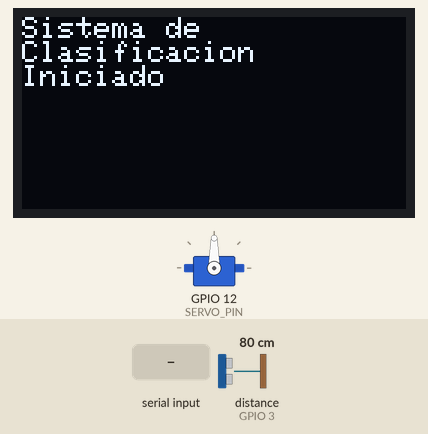
Recording of a sketch running on a simulated ESP32. On the bench: 128×64 one-colour display, servo. Inputs (shaded band) come from the test bench; at power-on: distance to the obstacle (sensor on GPIO 3) 80 cm. The echo pulse lasts 58.3 µs per cm; what the sketch prints to the serial monitor is not drawn.

Above: at 0.1 s.
3.3 s: distance to the obstacle (sensor on GPIO 3) set to 2 cm
At 4.7 s:
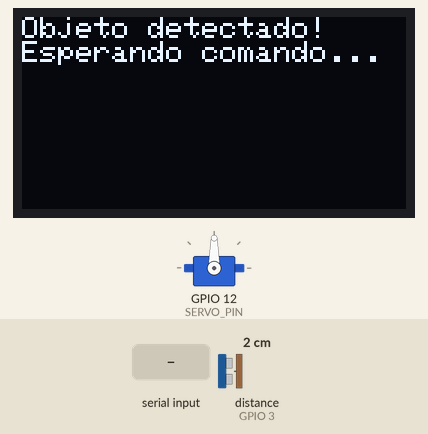
At 6.1 s:
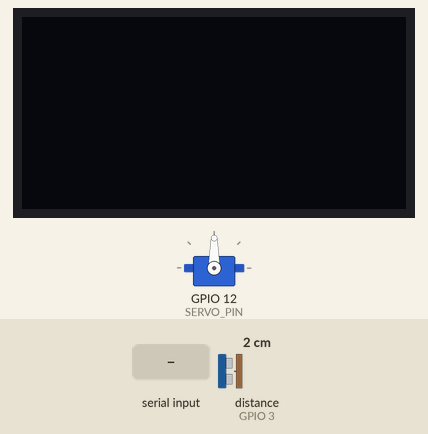
6.3 s: "B" received over Serial
At 9.7 s:
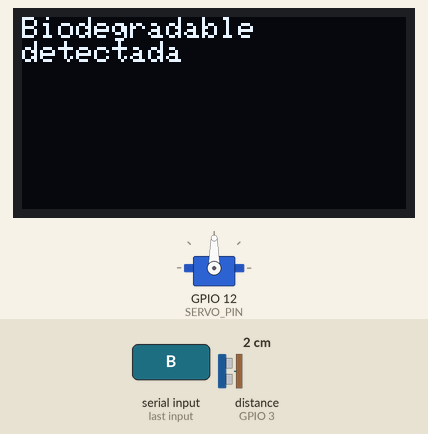
Timing chart, 0 to 11.2 s (numbered marks = the images above; inputs shaded):
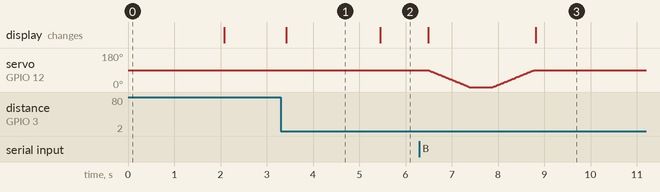

The sketch:

Esp32ToPythonMLed.ino
```cpp
#include <Adafruit_GFX.h>       // Librería para gráficos, necesaria para la pantalla OLED
#include <Adafruit_SSD1306.h>   // Librería para el controlador de pantalla SSD1306 (OLED)
#include <Wire.h>               // Librería para la comunicación I2C (necesaria para el OLED)
#include <NewPing.h>            // Librería para el sensor ultrasónico
#include <ESP32Servo.h>         // Librería para el control del servomotor en ESP32

// --- Definiciones de hardware y pines ---

// Dimensiones de la pantalla OLED
#define SCREEN_WIDTH 128    // Ancho de la pantalla en píxeles
#define SCREEN_HEIGHT 64    // Alto de la pantalla en píxeles
#define OLED_RESET -1       // Pin de reset (se usa -1 para ESP32, ya que no es un pin físico)

// Pines para la comunicación I2C con la pantalla OLED
#define I2C_SDA_PIN 8
#define I2C_SCL_PIN 9

// Pines para el sensor ultrasónico y el servomotor
#define TRIG_PIN 1          // Pin del Trigger del sensor ultrasónico
#define ECHO_PIN 3          // Pin del Echo del sensor ultrasónico
#define SERVO_PIN 12        // Pin de control para el servomotor
#define MAX_DISTANCE 10     // Distancia máxima en cm para detectar un objeto

// --- Creación de objetos ---

// Objeto para controlar la pantalla OLED
Adafruit_SSD1306 display(SCREEN_WIDTH, SCREEN_HEIGHT, &Wire, OLED_RESET);
// Objeto para el sensor ultrasónico, con sus pines y distancia máxima
NewPing sonar(TRIG_PIN, ECHO_PIN, MAX_DISTANCE);
// Objeto para controlar el servomotor
Servo servoMotor;

// --- Constantes del sistema ---

// Ángulos de los movimientos del servo para cada tipo de basura (ej. 0° y 180°)
const byte angulos[2] = {0, 180};
// Comandos seriales esperados para clasificar ('B' para Biodegradable, 'N' para No-biodegradable)
const char comandos[2] = {'B','N'};
// Velocidad del movimiento del servo (menor valor = más rápido)
const int velocidad = 10;

// --- Funciones del sistema ---

/**
 * @brief Muestra un mensaje temporal en la pantalla OLED por 5 segundos.
 * @param mensaje El texto que se mostrará en la pantalla.
 */
void mostrarMensajeTemporal(String mensaje) {
    display.clearDisplay();     // Borra todo el contenido anterior
    display.setCursor(0, 0);    // Coloca el cursor en la esquina superior izquierda
    display.println(mensaje);   // Muestra el mensaje
    display.display();          // Actualiza la pantalla física para que el mensaje sea visible
    delay(5000);                // Espera 5 segundos
    display.clearDisplay();     // Borra la pantalla al terminar el tiempo
    display.display();          // Actualiza la pantalla para que quede en blanco
}

/**
 * @brief Mueve el servomotor de forma suave hacia un ángulo objetivo.
 * @param anguloObjetivo El ángulo al que se desea mover el servo.
 */
void moverServoSuave(int anguloObjetivo) {
    int posicionActual = servoMotor.read();
    // Determina la dirección del movimiento (incremento o decremento)
    int incremento = (anguloObjetivo > posicionActual) ? 1 : -1;

    // Bucle para mover el servo paso a paso
    while (posicionActual != anguloObjetivo) {
        posicionActual += incremento;
        // Asegura que el servo no se pase del ángulo objetivo
        if ((incremento == 1 && posicionActual > anguloObjetivo) ||
            (incremento == -1 && posicionActual < anguloObjetivo)) {
            posicionActual = anguloObjetivo;
        }
        servoMotor.write(posicionActual); // Envía el comando de movimiento
        delay(velocidad);                 // Pausa breve para lograr un movimiento suave
    }
}

/**
 * @brief Mueve el servo a un ángulo específico y luego lo regresa al centro.
 * @param anguloObjetivo El ángulo al que se desea mover el servo antes de regresar.
 */
void moverYVolverSuave(int anguloObjetivo) {
    moverServoSuave(anguloObjetivo);
    delay(500);         // Espera medio segundo
    moverServoSuave(90);  // Regresa el servo a la posición central (90°)
}

/**
 * @brief Procesa los comandos recibidos por el puerto serial.
 * @param cmd El byte del comando recibido.
 */
void procesarComando(byte cmd) {
    for (int i = 0; i < 2; i++) {
        // Compara el comando recibido con los comandos definidos ('B' o 'N', ignorando mayúsculas/minúsculas)
        if (cmd == comandos[i] || cmd == tolower(comandos[i])) {
            Serial.println("recibido");
            moverYVolverSuave(angulos[i]);
            // Muestra el mensaje correspondiente en la pantalla OLED
            if (cmd == 'B') {
                mostrarMensajeTemporal("Biodegradable\ndetectada");
            } else {
                mostrarMensajeTemporal("No-Biodegradable\ndetectada");
            }
            return; // Sale de la función después de procesar el comando
        }
    }
    Serial.println("comando_invalido"); // Si el comando no coincide, lo notifica por el serial
}

// --- Configuración inicial (se ejecuta una vez) ---

void setup() {
    Serial.begin(9600);           // Inicia la comunicación serial a 9600 baudios

    // Inicializa la comunicación I2C para la pantalla OLED
    Wire.begin(I2C_SDA_PIN, I2C_SCL_PIN);

    // Inicializa la pantalla OLED
    if(!display.begin(SSD1306_SWITCHCAPVCC, 0x3C)) { // Dirección I2C: 0x3C
        Serial.println(F("Error en la inicializacion de la pantalla OLED"));
        for(;;); // Detiene el programa en caso de error
    }

    display.clearDisplay();
    display.setTextSize(1);
    display.setTextColor(SSD1306_WHITE);
    display.setCursor(0, 0);

    // Inicializa el servomotor
    servoMotor.attach(SERVO_PIN); // Asocia el objeto servo al pin físico
    servoMotor.write(90);         // Mueve el servo a la posición central inicial

    // Mensaje de inicio en la pantalla
    display.println("Sistema de");
    display.println("Clasificacion");
    display.println("Iniciado");
    display.display();
    delay(2000);
    display.clearDisplay();
    display.display();
}

// --- Bucle principal del programa ---

void loop() {
    // Variables estáticas para controlar el tiempo entre detecciones y evitar lecturas falsas
    static unsigned long ultima_deteccion = 0;
    unsigned long tiempo_actual = millis();
    int distancia = sonar.ping_cm(); // Obtiene la distancia en centímetros

    // Si se detecta un objeto dentro del rango y ha pasado suficiente tiempo desde la última detección
    if (distancia > 0 && distancia < MAX_DISTANCE && tiempo_actual - ultima_deteccion > 3000) {
        ultima_deteccion = tiempo_actual;
        Serial.println("objeto detectado");

        display.clearDisplay();
        display.setCursor(0, 0);
        display.println("Objeto detectado!");
        display.println("Esperando comando...");
        display.display();

        unsigned long inicio_espera = tiempo_actual;

        // Entra en un bucle que espera un comando serial durante 2 segundos
        while (millis() - inicio_espera < 2000) {
            if (Serial.available() > 0) { // Si hay datos disponibles en el puerto serial
                byte entrada = Serial.read(); // Lee el comando
                procesarComando(entrada);    // Procesa el comando
                break;                       // Sale del bucle de espera
            }
            delay(50); // Pequeña pausa para no sobrecargar el bucle
        }

        // Limpia la pantalla si no se recibió un comando después de la espera
        display.clearDisplay();
        display.display();
    }
    delay(100); // Pausa al final del bucle para evitar lecturas inestables
}
```

Measured:
- after the input at 3.3 s, the display: changes after 0.12 s (image 1)
- what the display in image 1 shows lasts 2.1 s, from 3.4 s to 5.5 s
